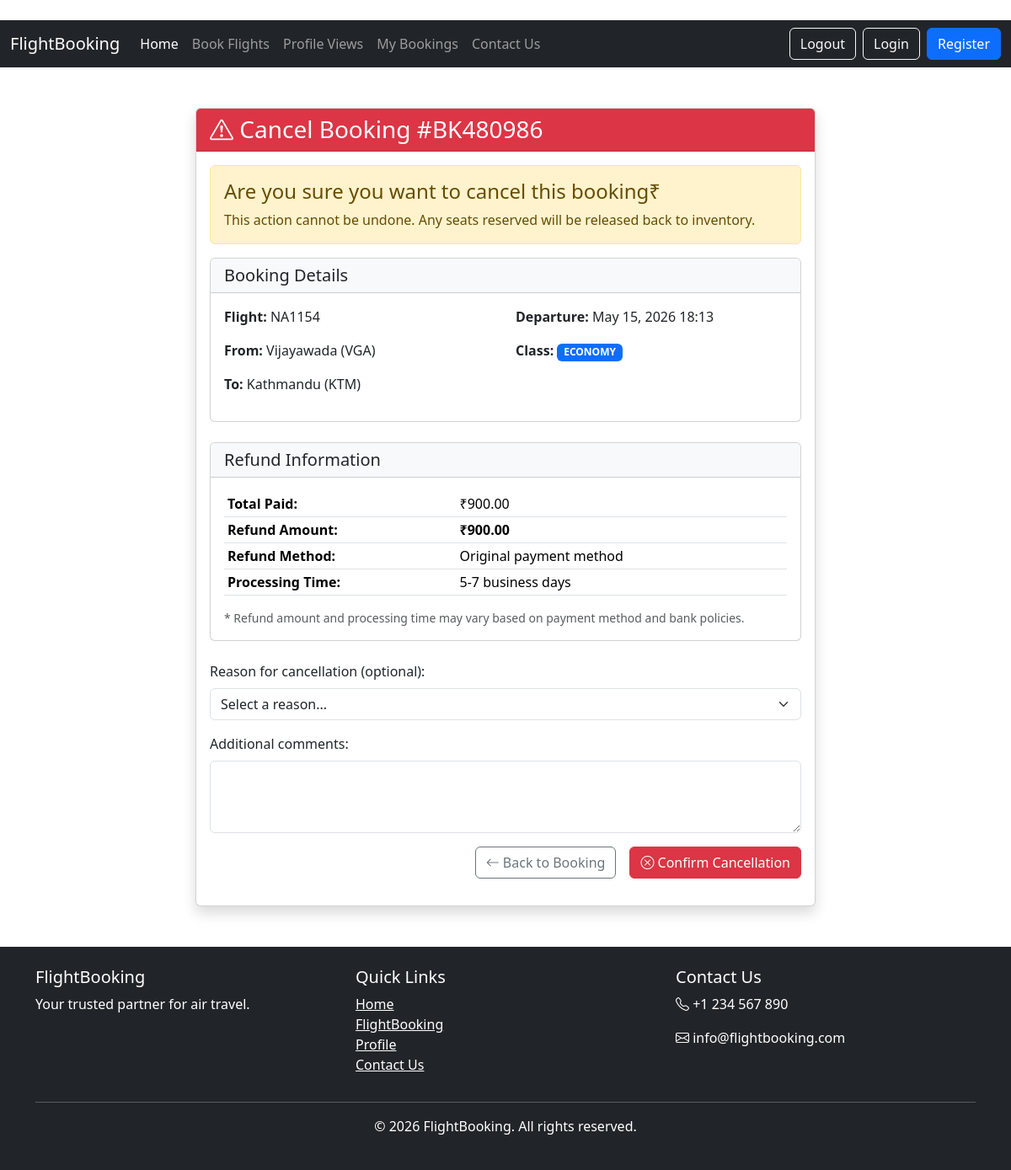
Page /cancel-booking/BK480986/ (signed in) on the committed database.
### home/models.py (models this page shows, shortened)
class Booking(models.Model):
    STATUS_CHOICES = [
        ('CONFIRMED', 'Confirmed'),
        ('CANCELLED', 'Cancelled'),
        ('PENDING', 'Pending'),
    ]
    CLASS_CHOICES = [
        ('ECONOMY', 'Economy'),
        ('BUSINESS', 'Business'),
        ('FIRST', 'First Class'),
    ]
    reference = models.CharField(max_length=8, unique=True)
    user = models.ForeignKey(User, on_delete=models.CASCADE)
    flight = models.ForeignKey('Flight', on_delete=models.CASCADE)
    nums_passengers = models.PositiveIntegerField(default=1)
    travel_class = models.CharField(max_length=10, choices=CLASS_CHOICES)
    total_price = models.DecimalField(max_digits=10, decimal_places=2, default=Decimal('0.00'))
    booking_date = models.DateTimeField(auto_now_add=True)
    status = models.CharField(max_length=10, choices=STATUS_CHOICES, default='CONFIRMED')

class Flight(models.Model):
    flight_number = models.CharField(max_length=10)
    airline = models.ForeignKey(Airline, on_delete=models.CASCADE)
    departure_airport = models.ForeignKey(Airport, related_name='departures', on_delete=models.CASCADE)
    arrival_airport = models.ForeignKey(Airport, related_name='arrivals', on_delete=models.CASCADE)
    departure_time = models.DateTimeField()
    arrival_time = models.DateTimeField()
    economy_seats = models.PositiveIntegerField()
    business_seats = models.PositiveIntegerField()
    first_class_seats = models.PositiveIntegerField()
    economy_price = models.DecimalField(max_digits=10, decimal_places=2)
    business_price = models.DecimalField(max_digits=10, decimal_places=2)
    first_class_price = models.DecimalField(max_digits=10, decimal_places=2)
    '''def duration(self):
        return self.arrival_time - self.departure_time'''
    @property
    def duration(self):
        """Calculate flight duration in hours and minutes"""
        delta = self.arrival_time - self.departure_time
        total_seconds = delta.total_seconds()
        hours = int(total_seconds // 3600)
        minutes = int((total_seconds % 3600) // 60)
        return timedelta(hours=hours, minutes=minutes)

class Airline(models.Model):
    name = models.CharField(max_length=100)
    code = models.CharField(max_length=2, unique=True)
    logo = models.ImageField(upload_to='airlines/', null=True, blank=True)

class Airport(models.Model):
    code = models.CharField(max_length=3, unique=True)
    name = models.CharField(max_length=100)
    city = models.CharField(max_length=100)
    country = models.CharField(max_length=100)
    image = models.ImageField(upload_to='airports/', null=True, blank=True)

### home/views.py (the view, shortened to what this page needs)
@login_required
def cancel_booking(request, reference):
    booking = get_object_or_404(Booking, reference=reference, user=request.user)
    if booking.status != 'CONFIRMED':
        messages.error(request, "Only confirmed bookings can be cancelled")
        return redirect('my_bookings')
    return render(request, 'cancel_confirm.html', {'booking': booking})

### templates/cancel_confirm.html (shortened to what this page needs)
﻿{% extends 'base.html' %}
{% block body %}
<div class="container my-5">
    <div class="row justify-content-center">
        <div class="col-lg-8">
            <div class="card shadow">
                <div class="card-header bg-danger text-white">
                    <h3 class="mb-0">
                        <i class="bi bi-exclamation-triangle"></i> Cancel Booking #{{ booking.reference }}
                    </h3>
                </div>
                <div class="card-body">
                    <div class="alert alert-warning">
                        <h4 class="alert-heading">Are you sure you want to cancel this booking₹</h4>
                        <p class="mb-0">This action cannot be undone. Any seats reserved will be released back to inventory.</p>
                    </div>
                    <div class="card mb-4">
                        <div class="card-header bg-light">
                            <h5 class="mb-0">Booking Details</h5>
                        </div>
                        <div class="card-body">
                            <div class="row">
                                <div class="col-md-6">
                                    <p><strong>Flight:</strong> {{ booking.flight.airline.code }}{{ booking.flight.flight_number }}</p>
                                    <p><strong>From:</strong> {{ booking.flight.departure_airport.city }} ({{ booking.flight.departure_airport.code }})</p>
                                    <p><strong>To:</strong> {{ booking.flight.arrival_airport.city }} ({{ booking.flight.arrival_airport.code }})</p>
                                </div>
                                <div class="col-md-6">
                                    <p><strong>Departure:</strong> {{ booking.flight.departure_time|date:"M j, Y H:i" }}</p>
                                    <p><strong>Class:</strong>
                                        <span class="badge bg-{% if booking.travel_class == 'ECONOMY' %}primary{% elif booking.travel_class == 'BUSINESS' %}warning{% else %}dark{% endif %}">
                                            {{ booking.travel_class }}
                                        </span>
                                    </p>
                                </div>
                            </div>
                        </div>
                    </div>
                    <div class="card mb-4">
                        <div class="card-header bg-light">
                            <h5 class="mb-0">Refund Information</h5>
                        </div>
                        <div class="card-body">
                            <table class="table table-sm">
                                <tr>
                                    <th>Total Paid:</th>
                                    <td>₹{{ booking.total_price }}</td>
                                </tr>
                                <tr>
                                    <th>Refund Amount:</th>
                                    <td class="fw-bold">₹{{ booking.total_price }}</td>
                                </tr>
                                <tr>
                                    <th>Refund Method:</th>
                                    <td>Original payment method</td>
                                </tr>
                                <tr>
                                    <th>Processing Time:</th>
                                    <td>5-7 business days</td>
                                </tr>
                            </table>
                            <small class="text-muted">* Refund amount and processing time may vary based on payment method and bank policies.</small>
                        </div>
                    </div>
                    <form method="POST">
                        <div class="mb-3">
                            <label for="cancel_reason" class="form-label">Reason for cancellation (optional):</label>
                            <select class="form-select" id="cancel_reason" name="cancel_reason">
                                <option value="">Select a reason...</option>
                            </select>
                        </div>
                        <div class="mb-3">
                            <label for="comments" class="form-label">Additional comments:</label>
                            <textarea class="form-control" id="comments" name="comments" rows="3"></textarea>
                        </div>
                        <div class="d-grid gap-2 d-md-flex justify-content-md-end">
                            <a href="{% url 'booking_detail' booking.reference %}" class="btn btn-outline-secondary me-md-2">
                                <i class="bi bi-arrow-left"></i> Back to Booking
                            </a>
                            <button type="submit" class="btn btn-danger">
                                <i class="bi bi-x-circle"></i> Confirm Cancellation
                            </button>
                        </div>
                    </form>
                </div>
            </div>
        </div>
    </div>
</div>
{% endblock %}

### rows in the picture
Booking: reference "BK480986", flight.airline.code "NA", flight.flight_number "1154", flight.departure_airport.city "Vijayawada", flight.departure_airport.code "VGA", flight.arrival_airport.city "Kathmandu", flight.arrival_airport.code "KTM", flight.departure_time "May 15, 2026 18:13", travel_class "ECONOMY", total_price "900.00"
